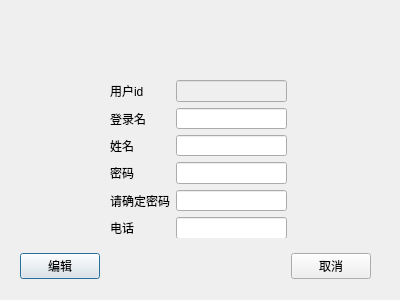
<?xml version="1.0" encoding="UTF-8"?>
<ui version="4.0">
 <class>UserEditDialog</class>
 <widget class="QDialog" name="UserEditDialog">
  <property name="geometry">
   <rect>
    <x>0</x>
    <y>0</y>
    <width>400</width>
    <height>300</height>
   </rect>
  </property>
  <property name="windowTitle">
   <string>Dialog</string>
  </property>
  <widget class="QWidget" name="layoutWidget">
   <property name="geometry">
    <rect>
     <x>20</x>
     <y>250</y>
     <width>351</width>
     <height>33</height>
    </rect>
   </property>
   <layout class="QHBoxLayout" name="layout">
    <property name="spacing">
     <number>6</number>
    </property>
    <property name="margin" stdset="0">
     <number>0</number>
    </property>
    <item>
     <widget class="QPushButton" name="ok_btn">
      <property name="text">
       <string>编辑</string>
      </property>
     </widget>
    </item>
    <item>
     <spacer name="spacer">
      <property name="orientation">
       <enum>Qt::Horizontal</enum>
      </property>
      <property name="sizeHint" stdset="0">
       <size>
        <width>131</width>
        <height>31</height>
       </size>
      </property>
     </spacer>
    </item>
    <item>
     <widget class="QPushButton" name="back_btn">
      <property name="text">
       <string>取消</string>
      </property>
     </widget>
    </item>
   </layout>
  </widget>
  <widget class="QWidget" name="layoutWidget">
   <property name="geometry">
    <rect>
     <x>110</x>
     <y>80</y>
     <width>177</width>
     <height>158</height>
    </rect>
   </property>
   <layout class="QGridLayout" name="gridLayout">
    <item row="6" column="0">
     <widget class="QLabel" name="tel_label">
      <property name="text">
       <string>电话</string>
      </property>
      <property name="buddy">
       <cstring>tel_edit</cstring>
      </property>
     </widget>
    </item>
    <item row="5" column="0">
     <widget class="QLabel" name="re_pwd_label">
      <property name="text">
       <string>请确定密码</string>
      </property>
      <property name="buddy">
       <cstring>re_pwd_edit</cstring>
      </property>
     </widget>
    </item>
    <item row="1" column="0">
     <widget class="QLabel" name="login_name_label">
      <property name="text">
       <string>登录名</string>
      </property>
      <property name="buddy">
       <cstring>login_name_edit</cstring>
      </property>
     </widget>
    </item>
    <item row="3" column="0">
     <widget class="QLabel" name="pwd_label">
      <property name="text">
       <string>密码</string>
      </property>
      <property name="buddy">
       <cstring>pwd_edit</cstring>
      </property>
     </widget>
    </item>
    <item row="3" column="1">
     <widget class="QLineEdit" name="pwd_edit">
      <property name="text">
       <string/>
      </property>
      <property name="echoMode">
       <enum>QLineEdit::Password</enum>
      </property>
     </widget>
    </item>
    <item row="2" column="0">
     <widget class="QLabel" name="name_label">
      <property name="text">
       <string>姓名</string>
      </property>
      <property name="buddy">
       <cstring>name_edit</cstring>
      </property>
     </widget>
    </item>
    <item row="6" column="1">
     <widget class="QLineEdit" name="tel_edit">
      <property name="text">
       <string/>
      </property>
     </widget>
    </item>
    <item row="2" column="1">
     <widget class="QLineEdit" name="name_edit">
      <property name="text">
       <string/>
      </property>
     </widget>
    </item>
    <item row="5" column="1">
     <widget class="QLineEdit" name="re_pwd_edit">
      <property name="text">
       <string/>
      </property>
      <property name="echoMode">
       <enum>QLineEdit::Password</enum>
      </property>
     </widget>
    </item>
    <item row="1" column="1">
     <widget class="QLineEdit" name="login_name_edit"/>
    </item>
    <item row="0" column="0">
     <widget class="QLabel" name="id_label">
      <property name="text">
       <string>用户id</string>
      </property>
      <property name="buddy">
       <cstring>id_edit</cstring>
      </property>
     </widget>
    </item>
    <item row="0" column="1">
     <widget class="QLineEdit" name="id_edit">
      <property name="enabled">
       <bool>false</bool>
      </property>
     </widget>
    </item>
   </layout>
  </widget>
 </widget>
 <resources/>
 <connections>
  <connection>
   <sender>ok_btn</sender>
   <signal>clicked()</signal>
   <receiver>UserEditDialog</receiver>
   <slot>accept()</slot>
   <hints>
    <hint type="sourcelabel">
     <x>94</x>
     <y>257</y>
    </hint>
    <hint type="destinationlabel">
     <x>96</x>
     <y>254</y>
    </hint>
   </hints>
  </connection>
  <connection>
   <sender>back_btn</sender>
   <signal>clicked()</signal>
   <receiver>UserEditDialog</receiver>
   <slot>reject()</slot>
   <hints>
    <hint type="sourcelabel">
     <x>370</x>
     <y>257</y>
    </hint>
    <hint type="destinationlabel">
     <x>179</x>
     <y>282</y>
    </hint>
   </hints>
  </connection>
 </connections>
</ui>
